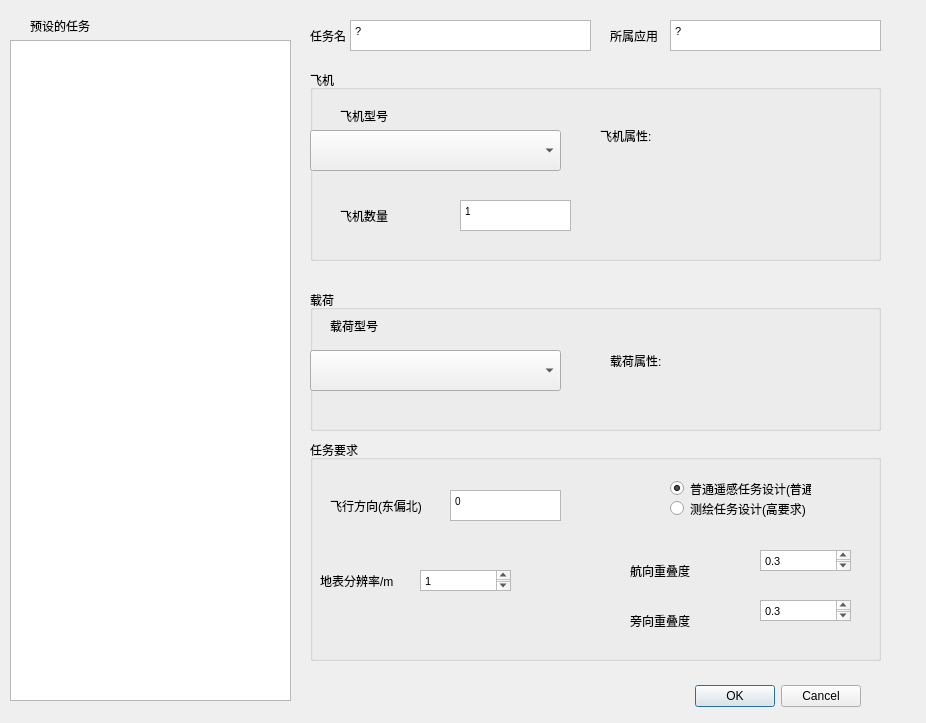
<?xml version="1.0" encoding="UTF-8"?>
<ui version="4.0">
 <class>add_fly_mission</class>
 <widget class="QDialog" name="add_fly_mission">
  <property name="geometry">
   <rect>
    <x>0</x>
    <y>0</y>
    <width>926</width>
    <height>723</height>
   </rect>
  </property>
  <property name="windowTitle">
   <string>添加飞行任务</string>
  </property>
  <widget class="QDialogButtonBox" name="buttonBox">
   <property name="geometry">
    <rect>
     <x>520</x>
     <y>680</y>
     <width>341</width>
     <height>32</height>
    </rect>
   </property>
   <property name="orientation">
    <enum>Qt::Horizontal</enum>
   </property>
   <property name="standardButtons">
    <set>QDialogButtonBox::Cancel|QDialogButtonBox::Ok</set>
   </property>
  </widget>
  <widget class="QTextEdit" name="mission_name_textedit">
   <property name="geometry">
    <rect>
     <x>350</x>
     <y>20</y>
     <width>241</width>
     <height>31</height>
    </rect>
   </property>
   <property name="html">
    <string>&lt;!DOCTYPE HTML PUBLIC &quot;-//W3C//DTD HTML 4.0//EN&quot; &quot;http://www.w3.org/TR/REC-html40/strict.dtd&quot;&gt;
&lt;html&gt;&lt;head&gt;&lt;meta name=&quot;qrichtext&quot; content=&quot;1&quot; /&gt;&lt;style type=&quot;text/css&quot;&gt;
p, li { white-space: pre-wrap; }
&lt;/style&gt;&lt;/head&gt;&lt;body style=&quot; font-family:'MS Shell Dlg 2'; font-size:7.8pt; font-weight:400; font-style:normal;&quot;&gt;
&lt;p style=&quot; margin-top:0px; margin-bottom:0px; margin-left:0px; margin-right:0px; -qt-block-indent:0; text-indent:0px;&quot;&gt;&lt;span style=&quot; font-size:7.875pt;&quot;&gt;?&lt;/span&gt;&lt;/p&gt;&lt;/body&gt;&lt;/html&gt;</string>
   </property>
  </widget>
  <widget class="QLabel" name="label_2">
   <property name="geometry">
    <rect>
     <x>310</x>
     <y>20</y>
     <width>101</width>
     <height>31</height>
    </rect>
   </property>
   <property name="text">
    <string>任务名</string>
   </property>
  </widget>
  <widget class="QLabel" name="label_10">
   <property name="geometry">
    <rect>
     <x>30</x>
     <y>10</y>
     <width>211</width>
     <height>31</height>
    </rect>
   </property>
   <property name="text">
    <string>预设的任务</string>
   </property>
  </widget>
  <widget class="QGroupBox" name="groupBox">
   <property name="geometry">
    <rect>
     <x>310</x>
     <y>70</y>
     <width>571</width>
     <height>191</height>
    </rect>
   </property>
   <property name="title">
    <string>飞机</string>
   </property>
   <widget class="QLabel" name="label_6">
    <property name="geometry">
     <rect>
      <x>30</x>
      <y>30</y>
      <width>81</width>
      <height>31</height>
     </rect>
    </property>
    <property name="text">
     <string>飞机型号</string>
    </property>
   </widget>
   <widget class="QComboBox" name="aerocraft_cbox">
    <property name="geometry">
     <rect>
      <x>0</x>
      <y>60</y>
      <width>251</width>
      <height>41</height>
     </rect>
    </property>
   </widget>
   <widget class="QLabel" name="aerocraft_attribute_label">
    <property name="geometry">
     <rect>
      <x>290</x>
      <y>20</y>
      <width>261</width>
      <height>91</height>
     </rect>
    </property>
    <property name="text">
     <string>飞机属性:</string>
    </property>
   </widget>
   <widget class="QTextEdit" name="aerocraft_num">
    <property name="geometry">
     <rect>
      <x>150</x>
      <y>130</y>
      <width>111</width>
      <height>31</height>
     </rect>
    </property>
    <property name="html">
     <string>&lt;!DOCTYPE HTML PUBLIC &quot;-//W3C//DTD HTML 4.0//EN&quot; &quot;http://www.w3.org/TR/REC-html40/strict.dtd&quot;&gt;
&lt;html&gt;&lt;head&gt;&lt;meta name=&quot;qrichtext&quot; content=&quot;1&quot; /&gt;&lt;style type=&quot;text/css&quot;&gt;
p, li { white-space: pre-wrap; }
&lt;/style&gt;&lt;/head&gt;&lt;body style=&quot; font-family:'MS Shell Dlg 2'; font-size:7.8pt; font-weight:400; font-style:normal;&quot;&gt;
&lt;p style=&quot; margin-top:0px; margin-bottom:0px; margin-left:0px; margin-right:0px; -qt-block-indent:0; text-indent:0px;&quot;&gt;1&lt;/p&gt;&lt;/body&gt;&lt;/html&gt;</string>
    </property>
   </widget>
   <widget class="QLabel" name="label_9">
    <property name="geometry">
     <rect>
      <x>30</x>
      <y>130</y>
      <width>101</width>
      <height>31</height>
     </rect>
    </property>
    <property name="text">
     <string>飞机数量</string>
    </property>
   </widget>
  </widget>
  <widget class="QGroupBox" name="groupBox_2">
   <property name="geometry">
    <rect>
     <x>310</x>
     <y>290</y>
     <width>571</width>
     <height>141</height>
    </rect>
   </property>
   <property name="title">
    <string>载荷</string>
   </property>
   <widget class="QLabel" name="label_7">
    <property name="geometry">
     <rect>
      <x>20</x>
      <y>20</y>
      <width>121</width>
      <height>31</height>
     </rect>
    </property>
    <property name="text">
     <string>载荷型号</string>
    </property>
   </widget>
   <widget class="QComboBox" name="camera_cbox">
    <property name="geometry">
     <rect>
      <x>0</x>
      <y>60</y>
      <width>251</width>
      <height>41</height>
     </rect>
    </property>
   </widget>
   <widget class="QLabel" name="camera_attribute_label">
    <property name="geometry">
     <rect>
      <x>300</x>
      <y>20</y>
      <width>241</width>
      <height>101</height>
     </rect>
    </property>
    <property name="text">
     <string>载荷属性:</string>
    </property>
   </widget>
  </widget>
  <widget class="QGroupBox" name="groupBox_4">
   <property name="geometry">
    <rect>
     <x>310</x>
     <y>440</y>
     <width>571</width>
     <height>221</height>
    </rect>
   </property>
   <property name="title">
    <string>任务要求</string>
   </property>
   <widget class="QLabel" name="label_5">
    <property name="geometry">
     <rect>
      <x>320</x>
      <y>160</y>
      <width>101</width>
      <height>41</height>
     </rect>
    </property>
    <property name="text">
     <string>旁向重叠度</string>
    </property>
   </widget>
   <widget class="QTextEdit" name="sideway_overlap_textedit">
    <property name="geometry">
     <rect>
      <x>450</x>
      <y>160</y>
      <width>91</width>
      <height>21</height>
     </rect>
    </property>
    <property name="html">
     <string>&lt;!DOCTYPE HTML PUBLIC &quot;-//W3C//DTD HTML 4.0//EN&quot; &quot;http://www.w3.org/TR/REC-html40/strict.dtd&quot;&gt;
&lt;html&gt;&lt;head&gt;&lt;meta name=&quot;qrichtext&quot; content=&quot;1&quot; /&gt;&lt;style type=&quot;text/css&quot;&gt;
p, li { white-space: pre-wrap; }
&lt;/style&gt;&lt;/head&gt;&lt;body style=&quot; font-family:'MS Shell Dlg 2'; font-size:7.8pt; font-weight:400; font-style:normal;&quot;&gt;
&lt;p style=&quot; margin-top:0px; margin-bottom:0px; margin-left:0px; margin-right:0px; -qt-block-indent:0; text-indent:0px;&quot;&gt;&lt;span style=&quot; font-size:7.875pt;&quot;&gt;0.3&lt;/span&gt;&lt;/p&gt;&lt;/body&gt;&lt;/html&gt;</string>
    </property>
   </widget>
   <widget class="QLabel" name="label_4">
    <property name="geometry">
     <rect>
      <x>320</x>
      <y>110</y>
      <width>101</width>
      <height>41</height>
     </rect>
    </property>
    <property name="text">
     <string>航向重叠度</string>
    </property>
   </widget>
   <widget class="QTextEdit" name="forward_overlap_textedit">
    <property name="geometry">
     <rect>
      <x>450</x>
      <y>110</y>
      <width>91</width>
      <height>21</height>
     </rect>
    </property>
    <property name="html">
     <string>&lt;!DOCTYPE HTML PUBLIC &quot;-//W3C//DTD HTML 4.0//EN&quot; &quot;http://www.w3.org/TR/REC-html40/strict.dtd&quot;&gt;
&lt;html&gt;&lt;head&gt;&lt;meta name=&quot;qrichtext&quot; content=&quot;1&quot; /&gt;&lt;style type=&quot;text/css&quot;&gt;
p, li { white-space: pre-wrap; }
&lt;/style&gt;&lt;/head&gt;&lt;body style=&quot; font-family:'MS Shell Dlg 2'; font-size:7.8pt; font-weight:400; font-style:normal;&quot;&gt;
&lt;p style=&quot; margin-top:0px; margin-bottom:0px; margin-left:0px; margin-right:0px; -qt-block-indent:0; text-indent:0px;&quot;&gt;&lt;span style=&quot; font-size:7.875pt;&quot;&gt;0.3&lt;/span&gt;&lt;/p&gt;&lt;/body&gt;&lt;/html&gt;</string>
    </property>
   </widget>
   <widget class="QLabel" name="label_11">
    <property name="geometry">
     <rect>
      <x>10</x>
      <y>120</y>
      <width>131</width>
      <height>41</height>
     </rect>
    </property>
    <property name="text">
     <string>地表分辨率/m</string>
    </property>
   </widget>
   <widget class="QTextEdit" name="ground_resolution_m_textedit">
    <property name="geometry">
     <rect>
      <x>110</x>
      <y>130</y>
      <width>91</width>
      <height>21</height>
     </rect>
    </property>
    <property name="html">
     <string>&lt;!DOCTYPE HTML PUBLIC &quot;-//W3C//DTD HTML 4.0//EN&quot; &quot;http://www.w3.org/TR/REC-html40/strict.dtd&quot;&gt;
&lt;html&gt;&lt;head&gt;&lt;meta name=&quot;qrichtext&quot; content=&quot;1&quot; /&gt;&lt;style type=&quot;text/css&quot;&gt;
p, li { white-space: pre-wrap; }
&lt;/style&gt;&lt;/head&gt;&lt;body style=&quot; font-family:'MS Shell Dlg 2'; font-size:7.8pt; font-weight:400; font-style:normal;&quot;&gt;
&lt;p style=&quot; margin-top:0px; margin-bottom:0px; margin-left:0px; margin-right:0px; -qt-block-indent:0; text-indent:0px;&quot;&gt;&lt;span style=&quot; font-size:7.875pt;&quot;&gt;1&lt;/span&gt;&lt;/p&gt;&lt;/body&gt;&lt;/html&gt;</string>
    </property>
   </widget>
   <widget class="QRadioButton" name="radioButton">
    <property name="geometry">
     <rect>
      <x>360</x>
      <y>40</y>
      <width>141</width>
      <height>17</height>
     </rect>
    </property>
    <property name="text">
     <string>普通遥感任务设计(普通)</string>
    </property>
    <property name="checked">
     <bool>true</bool>
    </property>
   </widget>
   <widget class="QRadioButton" name="radioButton_2">
    <property name="geometry">
     <rect>
      <x>360</x>
      <y>60</y>
      <width>141</width>
      <height>17</height>
     </rect>
    </property>
    <property name="text">
     <string>测绘任务设计(高要求)</string>
    </property>
   </widget>
   <widget class="QTextEdit" name="fly_direction">
    <property name="geometry">
     <rect>
      <x>140</x>
      <y>50</y>
      <width>111</width>
      <height>31</height>
     </rect>
    </property>
    <property name="html">
     <string>&lt;!DOCTYPE HTML PUBLIC &quot;-//W3C//DTD HTML 4.0//EN&quot; &quot;http://www.w3.org/TR/REC-html40/strict.dtd&quot;&gt;
&lt;html&gt;&lt;head&gt;&lt;meta name=&quot;qrichtext&quot; content=&quot;1&quot; /&gt;&lt;style type=&quot;text/css&quot;&gt;
p, li { white-space: pre-wrap; }
&lt;/style&gt;&lt;/head&gt;&lt;body style=&quot; font-family:'MS Shell Dlg 2'; font-size:7.8pt; font-weight:400; font-style:normal;&quot;&gt;
&lt;p style=&quot; margin-top:0px; margin-bottom:0px; margin-left:0px; margin-right:0px; -qt-block-indent:0; text-indent:0px;&quot;&gt;0&lt;/p&gt;&lt;/body&gt;&lt;/html&gt;</string>
    </property>
   </widget>
   <widget class="QLabel" name="label_8">
    <property name="geometry">
     <rect>
      <x>20</x>
      <y>50</y>
      <width>101</width>
      <height>31</height>
     </rect>
    </property>
    <property name="text">
     <string>飞行方向(东偏北)</string>
    </property>
   </widget>
  </widget>
  <widget class="QListWidget" name="preload_missions_listwidget">
   <property name="geometry">
    <rect>
     <x>10</x>
     <y>40</y>
     <width>281</width>
     <height>661</height>
    </rect>
   </property>
  </widget>
  <widget class="QTextEdit" name="application_textedit">
   <property name="geometry">
    <rect>
     <x>670</x>
     <y>20</y>
     <width>211</width>
     <height>31</height>
    </rect>
   </property>
   <property name="html">
    <string>&lt;!DOCTYPE HTML PUBLIC &quot;-//W3C//DTD HTML 4.0//EN&quot; &quot;http://www.w3.org/TR/REC-html40/strict.dtd&quot;&gt;
&lt;html&gt;&lt;head&gt;&lt;meta name=&quot;qrichtext&quot; content=&quot;1&quot; /&gt;&lt;style type=&quot;text/css&quot;&gt;
p, li { white-space: pre-wrap; }
&lt;/style&gt;&lt;/head&gt;&lt;body style=&quot; font-family:'MS Shell Dlg 2'; font-size:7.8pt; font-weight:400; font-style:normal;&quot;&gt;
&lt;p style=&quot; margin-top:0px; margin-bottom:0px; margin-left:0px; margin-right:0px; -qt-block-indent:0; text-indent:0px;&quot;&gt;&lt;span style=&quot; font-size:7.875pt;&quot;&gt;?&lt;/span&gt;&lt;/p&gt;&lt;/body&gt;&lt;/html&gt;</string>
   </property>
  </widget>
  <widget class="QLabel" name="label_3">
   <property name="geometry">
    <rect>
     <x>610</x>
     <y>20</y>
     <width>61</width>
     <height>31</height>
    </rect>
   </property>
   <property name="text">
    <string>所属应用</string>
   </property>
  </widget>
 </widget>
 <resources/>
 <connections>
  <connection>
   <sender>buttonBox</sender>
   <signal>accepted()</signal>
   <receiver>add_fly_mission</receiver>
   <slot>accept()</slot>
   <hints>
    <hint type="sourcelabel">
     <x>248</x>
     <y>254</y>
    </hint>
    <hint type="destinationlabel">
     <x>157</x>
     <y>274</y>
    </hint>
   </hints>
  </connection>
  <connection>
   <sender>buttonBox</sender>
   <signal>rejected()</signal>
   <receiver>add_fly_mission</receiver>
   <slot>reject()</slot>
   <hints>
    <hint type="sourcelabel">
     <x>316</x>
     <y>260</y>
    </hint>
    <hint type="destinationlabel">
     <x>286</x>
     <y>274</y>
    </hint>
   </hints>
  </connection>
 </connections>
</ui>
